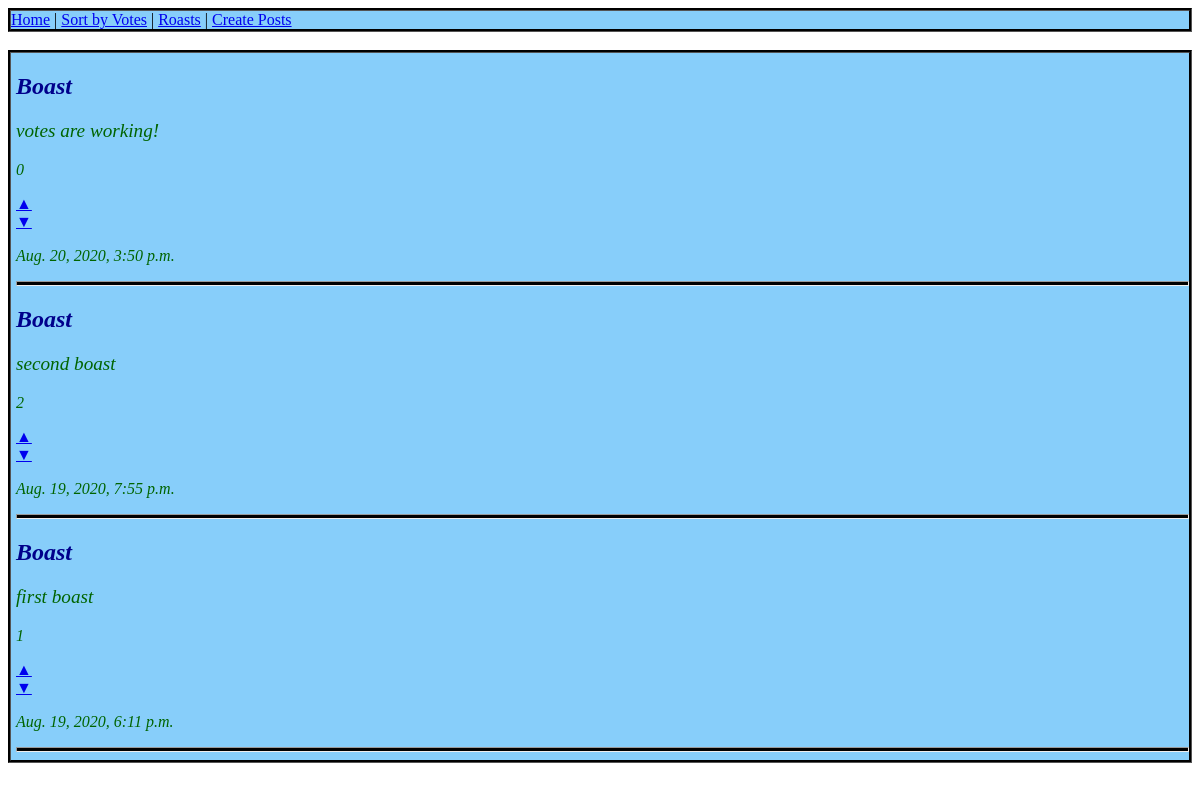
Page /boasts/ on the earlier database version.
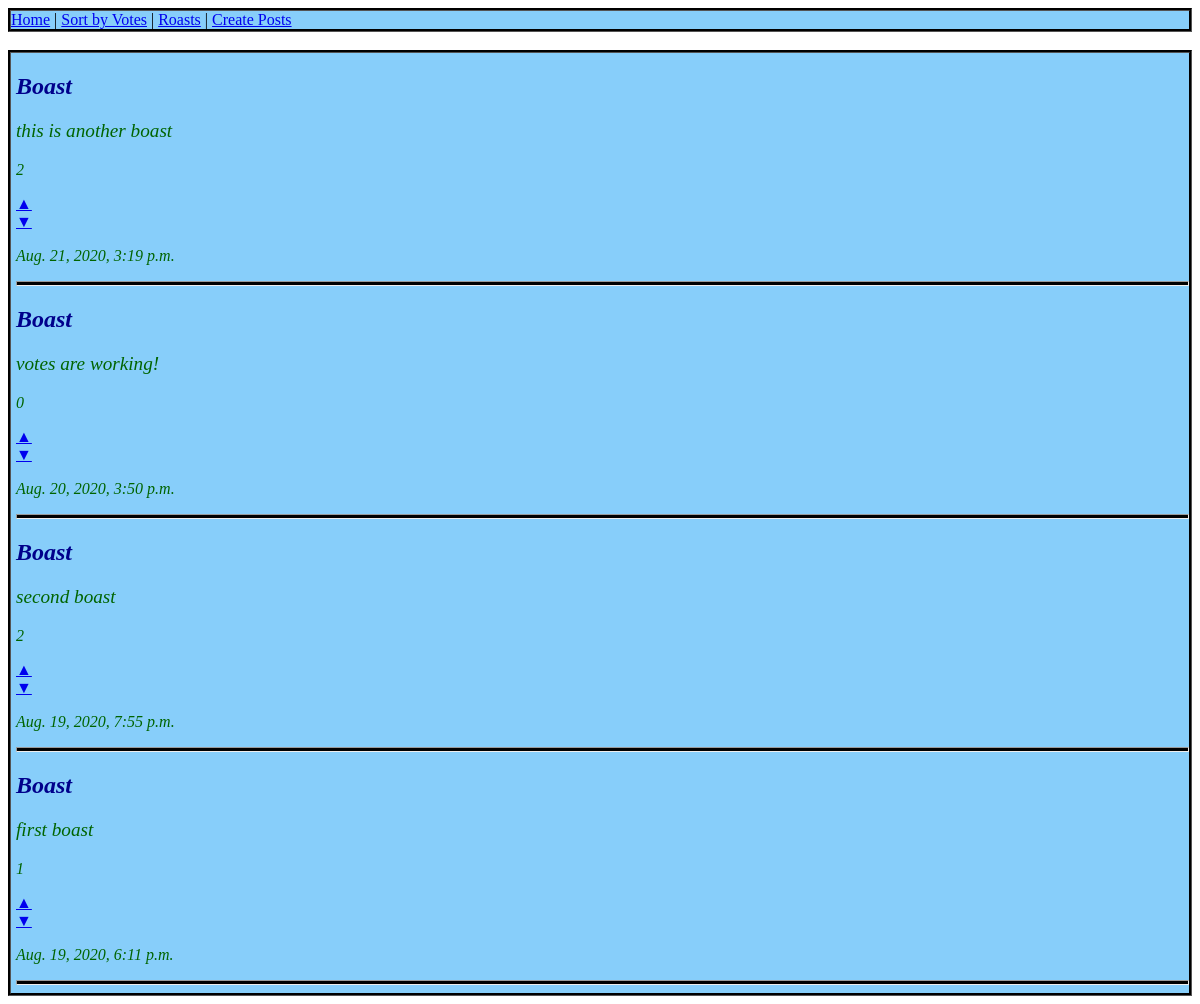
Same page on the later database version.
### homepage/models.py (models this page shows)
class BoastRoast(models.Model):
    boast_roast = ((True, "Boast"), (False, "Roast"))
    choices = models.BooleanField(choices=boast_roast, default=True)
    user_input = models.CharField(max_length=240, default="")
    upvotes = models.IntegerField(default=0)
    downvotes = models.IntegerField(default=0)
    time_posted = models.DateTimeField(default=timezone.now)
    @property
    def votes(self):
        return self.upvotes - self.downvotes

### homepage/views.py (the view)
# urls.py: path('boasts/', boast_view),
def boast_view(request):
    boast = BoastRoast.objects.filter(choices=True).order_by("-time_posted")
    return render(request, "boasts.html", {"boast": boast})

### templates/boasts.html (shortened to what this page needs)
<div style="background-color: lightskyblue; border-width: 3px; border-color: black; border-style: groove">
<a href="/">Home</a> |
<a href="/sortbyvotes/">Sort by Votes</a> |
<a href="/roasts/">Roasts</a> |
<a href="/createpost/">Create Posts</a>
</div>
<div style="background-color: lightskyblue; border-width: 3px; border-color: black; border-style: groove;  padding-left: 5px">
{% for posts in boast %} {% if posts.choices %}
        <h2 style="color:darkblue; font-style: oblique">Boast</h2>
        <p style="font-size: larger; color:darkgreen; font-style: oblique">{{ posts.user_input }}</p>
        <p style="color:darkgreen; font-style: oblique;">{{ posts.votes }}</p>
        <a href="/upvote/{{posts.id}}/">&#9650</a>
        <br>
        <a href="/downvote/{{posts.id}}/">&#9660</a>
        <p style="color:darkgreen; font-style: oblique">{{ posts.time_posted }}</p>
        <hr style="height: 3px; background-color: black; width: auto">
{% endif %}
{% endfor %}
</div>

Differences in the rows shown:
added BoastRoast: user_input "this is another boast", votes "2", time_posted "Aug. 21, 2020, 3:19 p.m."
